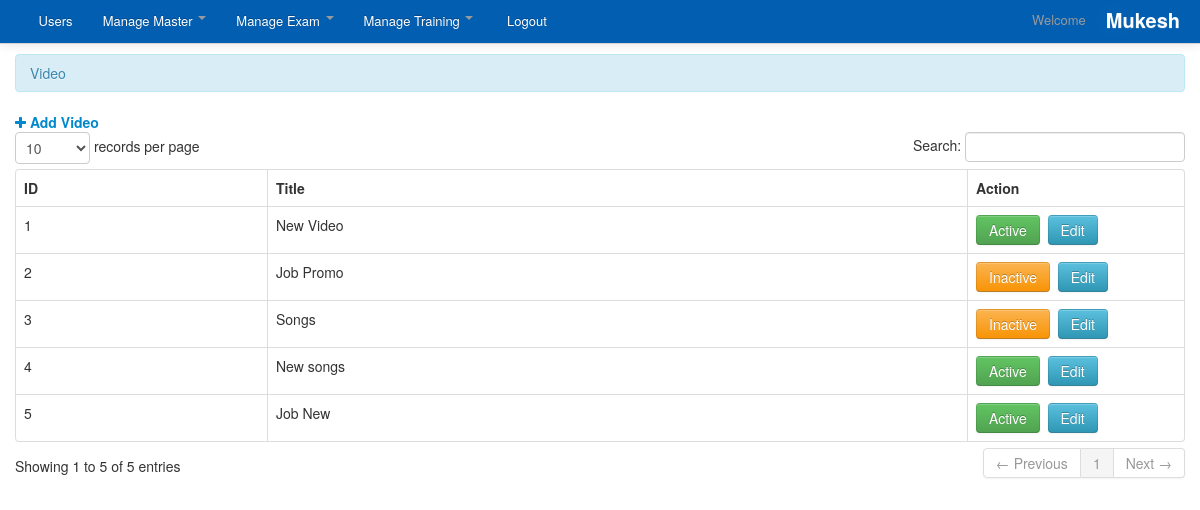
Screenshot of /admin/video.php (signed in) with the database file from the repository.
### tables this page shows
CREATE TABLE `master_video` (
  `id` int(11) NOT NULL,
  `post_date` timestamp NOT NULL DEFAULT CURRENT_TIMESTAMP,
  `modified_date` datetime NOT NULL,
  `title` varchar(250) NOT NULL,
  `link` varchar(250) NOT NULL,
  `status` enum('1','0') NOT NULL
);

### admin/video.php (the view, shortened to what this page needs)
<?php include('header.php'); ?>
<div class="container">
<div class="margin-top">
<div class="row">
<div class="span12">
<div class="alert alert-info">Video </div>
<a href="video_add.php" ><i class="fa fa-plus"></i>&nbsp;<strong>Add Video</strong></a>
<table cellpadding="0" cellspacing="0" border="0" class="table  table-bordered" id="example">
<thead>
<tr>
<th>ID</th>
<th>Title</th>
<th>Action</th>
</tr>
</thead>
<tbody>
<?php
$neelx="SELECT `id`, `title`, `link`, `status` FROM `master_video` WHERE 1";
$result = mysql_query($neelx)or die(mysql_error());
while($row=mysql_fetch_array($result)){
$getid=$row['id'];  ?>
<tr>
<td><?php echo $getid; ?></td>
<td><?php echo $row['title']; ?></td>
<?php $status=$row['status']; ?>
<td width="200">
 <?php if($status == 1) { ?> <a href="video.php?id=<?php echo $getid; ?>&status=0&action=active" onClick="return(window.confirm('Are you sure you want to Deactivate.'));" class="btn btn-success">Active</a><?php } else { ?><a  href="video.php?id=<?php echo $getid; ?>&status=1&action=active" onClick="return(window.confirm('Are you sure you want to Activate.'));" class="btn btn-warning">Inactive</a><?php } ?>
&nbsp;<a title="View" href="video_edit.php?uid=<?php echo $getid;?>" class="btn btn-info">Edit</a>
</td>
</tr>
<?php  }  ?>
</tbody>
</table>
</div>
</div>
</div>
</div>
<?php include('footer.php') ?>

### admin/css/docs.css (style rules this page uses)
.margin-top { margin-top:10px; }
body { background: url(../img/grid_noise.png); position: relative; }

### admin/css/print.css (style rules this page uses)
table { font-family:arial !important; }
#example th { border-right:1px solid; font-family:arial !important; }
#example th:first-child { border-left:1px solid; font-family:arial !important; }
#example td { border-right:1px solid; text-align:center; }
#example td:first-child { border-left:1px solid; text-align:center; }

### admin/css/work.css (style rules this page uses)
a { color: black; }

### rows the page displays
master_video: id "1", title "New Video"
master_video: id "2", title "Job Promo"
master_video: id "3", title "Songs"
master_video: id "4", title "New songs"
master_video: id "5", title "Job New"

### other values shown
$username "Mukesh"
